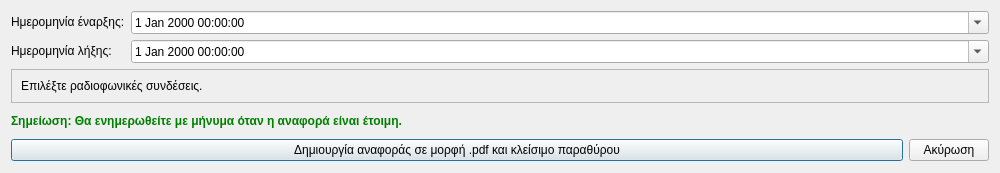
<?xml version="1.0" encoding="UTF-8"?>
<ui version="4.0">
 <class>Dialog</class>
 <widget class="QDialog" name="Dialog">
  <property name="geometry">
   <rect>
    <x>0</x>
    <y>0</y>
    <width>1000</width>
    <height>173</height>
   </rect>
  </property>
  <property name="windowTitle">
   <string>Αναφορά στατιστικά ακροατών</string>
  </property>
  <property name="windowIcon">
   <iconset resource="../../../icons.qrc">
    <normaloff>:/rest-windows/assets/images/rest-windows/listeners-statistics.png</normaloff>:/rest-windows/assets/images/rest-windows/listeners-statistics.png</iconset>
  </property>
  <layout class="QGridLayout" name="gridLayout">
   <item row="1" column="0">
    <widget class="QLabel" name="label_2">
     <property name="sizePolicy">
      <sizepolicy hsizetype="Fixed" vsizetype="Fixed">
       <horstretch>0</horstretch>
       <verstretch>0</verstretch>
      </sizepolicy>
     </property>
     <property name="text">
      <string>Ημερομηνία λήξης:</string>
     </property>
    </widget>
   </item>
   <item row="4" column="0" colspan="2">
    <widget class="QFrame" name="frame">
     <property name="styleSheet">
      <string notr="true">QFrame{border:none;}</string>
     </property>
     <property name="frameShape">
      <enum>QFrame::StyledPanel</enum>
     </property>
     <property name="frameShadow">
      <enum>QFrame::Raised</enum>
     </property>
     <layout class="QHBoxLayout" name="horizontalLayout">
      <property name="leftMargin">
       <number>0</number>
      </property>
      <property name="topMargin">
       <number>0</number>
      </property>
      <property name="rightMargin">
       <number>0</number>
      </property>
      <property name="bottomMargin">
       <number>0</number>
      </property>
      <item>
       <widget class="QPushButton" name="create_report_and_close">
        <property name="sizePolicy">
         <sizepolicy hsizetype="Expanding" vsizetype="Maximum">
          <horstretch>0</horstretch>
          <verstretch>0</verstretch>
         </sizepolicy>
        </property>
        <property name="text">
         <string>Δημιουργία αναφοράς σε μορφή .pdf και κλείσιμο παραθύρου</string>
        </property>
        <property name="icon">
         <iconset resource="../../../icons.qrc">
          <normaloff>:/rest-windows/assets/images/rest-windows/listeners-statistics.png</normaloff>:/rest-windows/assets/images/rest-windows/listeners-statistics.png</iconset>
        </property>
       </widget>
      </item>
      <item>
       <widget class="QPushButton" name="cancel">
        <property name="sizePolicy">
         <sizepolicy hsizetype="Minimum" vsizetype="Maximum">
          <horstretch>0</horstretch>
          <verstretch>0</verstretch>
         </sizepolicy>
        </property>
        <property name="minimumSize">
         <size>
          <width>0</width>
          <height>0</height>
         </size>
        </property>
        <property name="text">
         <string>Ακύρωση</string>
        </property>
       </widget>
      </item>
     </layout>
    </widget>
   </item>
   <item row="3" column="0" colspan="2">
    <widget class="QLabel" name="label_3">
     <property name="styleSheet">
      <string notr="true">QLabel{
	font-weight:bold;
	color:green;
}</string>
     </property>
     <property name="text">
      <string>Σημείωση: Θα ενημερωθείτε με μήνυμα όταν η αναφορά είναι έτοιμη.</string>
     </property>
    </widget>
   </item>
   <item row="1" column="1">
    <widget class="QDateTimeEdit" name="end_datetime">
     <property name="calendarPopup">
      <bool>true</bool>
     </property>
    </widget>
   </item>
   <item row="0" column="0">
    <widget class="QLabel" name="label">
     <property name="sizePolicy">
      <sizepolicy hsizetype="Fixed" vsizetype="Fixed">
       <horstretch>0</horstretch>
       <verstretch>0</verstretch>
      </sizepolicy>
     </property>
     <property name="text">
      <string>Ημερομηνία έναρξης:</string>
     </property>
    </widget>
   </item>
   <item row="0" column="1">
    <widget class="QDateTimeEdit" name="start_datetime">
     <property name="calendarPopup">
      <bool>true</bool>
     </property>
    </widget>
   </item>
   <item row="2" column="0" colspan="2">
    <widget class="QFrame" name="radio_connections_frame">
     <property name="frameShape">
      <enum>QFrame::StyledPanel</enum>
     </property>
     <property name="frameShadow">
      <enum>QFrame::Raised</enum>
     </property>
     <layout class="QGridLayout" name="gridLayout_2">
      <item row="0" column="0">
       <widget class="QLabel" name="label_4">
        <property name="text">
         <string>Επιλέξτε ραδιοφωνικές συνδέσεις.</string>
        </property>
       </widget>
      </item>
     </layout>
    </widget>
   </item>
  </layout>
 </widget>
 <tabstops>
  <tabstop>start_datetime</tabstop>
  <tabstop>end_datetime</tabstop>
  <tabstop>create_report_and_close</tabstop>
  <tabstop>cancel</tabstop>
 </tabstops>
 <resources>
  <include location="../../../icons.qrc"/>
 </resources>
 <connections/>
</ui>
